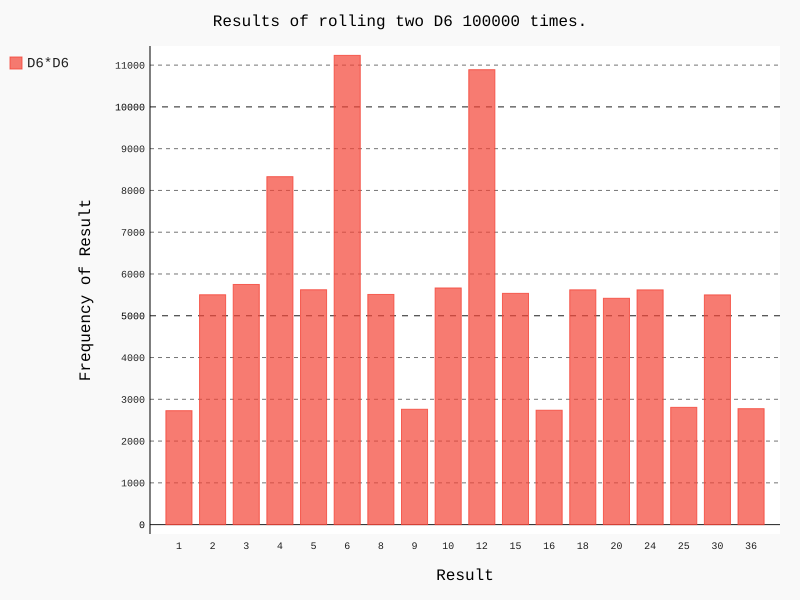

Source code (Python):
from dice import Dice
import pygal
d6_1 = Dice()
d6_2 = Dice()
results = []
for roll_num in range(100000):
    result = d6_1.roll() * d6_2.roll()
    results.append(result)
frequencies = []
for value in range(1, 37):
    if results.count(value):
        frequency = results.count(value)
        frequencies.append(frequency)
x_data = []
for value in range(1, 37):
    if value in results:
        x_data.append(value)
hist = pygal.Bar()
hist.title = "Results of rolling two D6 100000 times."
hist.x_labels = x_data
hist.x_title = "Result"
hist.y_title = "Frequency of Result"
hist.add('D6*D6', frequencies)
hist.render_to_file("dice_visual.svg")
print(frequencies)
